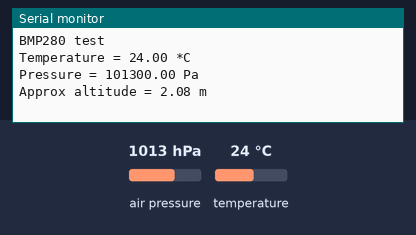
Simulated run of this sketch. Board: Arduino Uno, built with avr-gcc and run on an emulated ATmega328P. On the bench: the last lines printed to the serial monitor. Inputs (shaded band) come from the test bench; at power-on: air pressure 1013 hPa, temperature 24 °C.

Above: at 1.2 s.
1.3 s: air pressure set to 952 hPa
At 3.0 s:
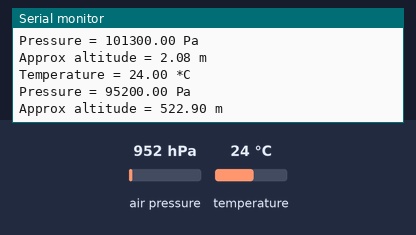
3.6 s: temperature set to 12 °C
At 5.2 s:
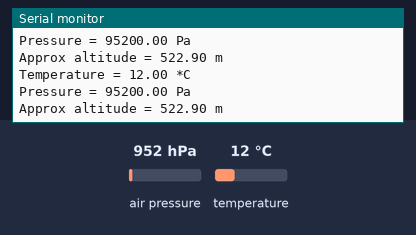
5.9 s: air pressure set to 975 hPa
At 7.4 s:
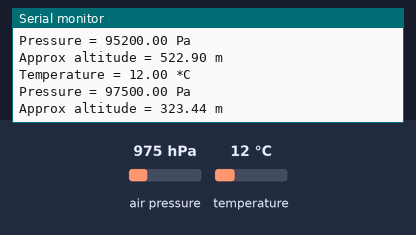
Timing chart, 0 to 8.9 s (numbered marks = the images above; inputs shaded):
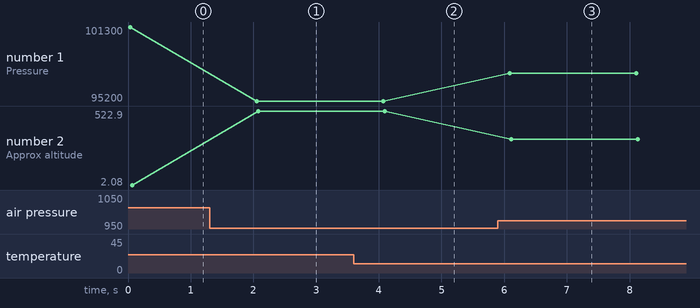

Measured:
- after the input at 1.3 s, the serial monitor: prints a new line after 0.76 s (image 1)
- after the input at 3.6 s, the serial monitor: prints a new line after 0.45 s (image 2)
- after the input at 5.9 s, the serial monitor: prints a new line after 0.19 s (image 3)
- plotted number 1: 101300 → 95200 after the input at 1.3 s, 95200 → 97500 after the input at 5.9 s
- plotted number 2: 2.08 → 522.9 after the input at 1.3 s, 522.9 → 323.44 after the input at 5.9 s

The sketch:

sketch_aug12a_bme280.ino
```cpp
#include <Wire.h>
#include <SPI.h>
#include <Adafruit_Sensor.h>
#include <Adafruit_BMP280.h>

#define BMP_SCK 13
#define BMP_MISO 12
#define BMP_MOSI 11
#define BMP_CS 10

Adafruit_BMP280 bme; // I2C
//Adafruit_BMP280 bme(BMP_CS); // hardware SPI
//Adafruit_BMP280 bme(BMP_CS, BMP_MOSI, BMP_MISO, BMP_SCK);

float bmeTemperature = 0;
float bmePressure = 0;
float bmeAltitude = 0;

void setup() {
  Serial.begin(9600);
  Serial.println(F("BMP280 test"));

  if (!bme.begin()) {
    Serial.println("Could not find a valid BMP280 sensor, check wiring!");
    while (1);
  }
}

void loop() {
  updateReadings();
  printReadings();

  Serial.println();
  delay(2000);
}

void updateReadings() {
  bmeTemperature = bme.readTemperature();
  bmePressure = bme.readPressure();
  bmeAltitude = bme.readAltitude();
}

void printReadings() {
  Serial.print("Temperature = ");
  Serial.print(bmeTemperature);
  Serial.println(" *C");

  Serial.print("Pressure = ");
  Serial.print(bmePressure);
  Serial.println(" Pa");

  Serial.print("Approx altitude = ");
  Serial.print(bmeAltitude);
  Serial.println(" m");
}
```
